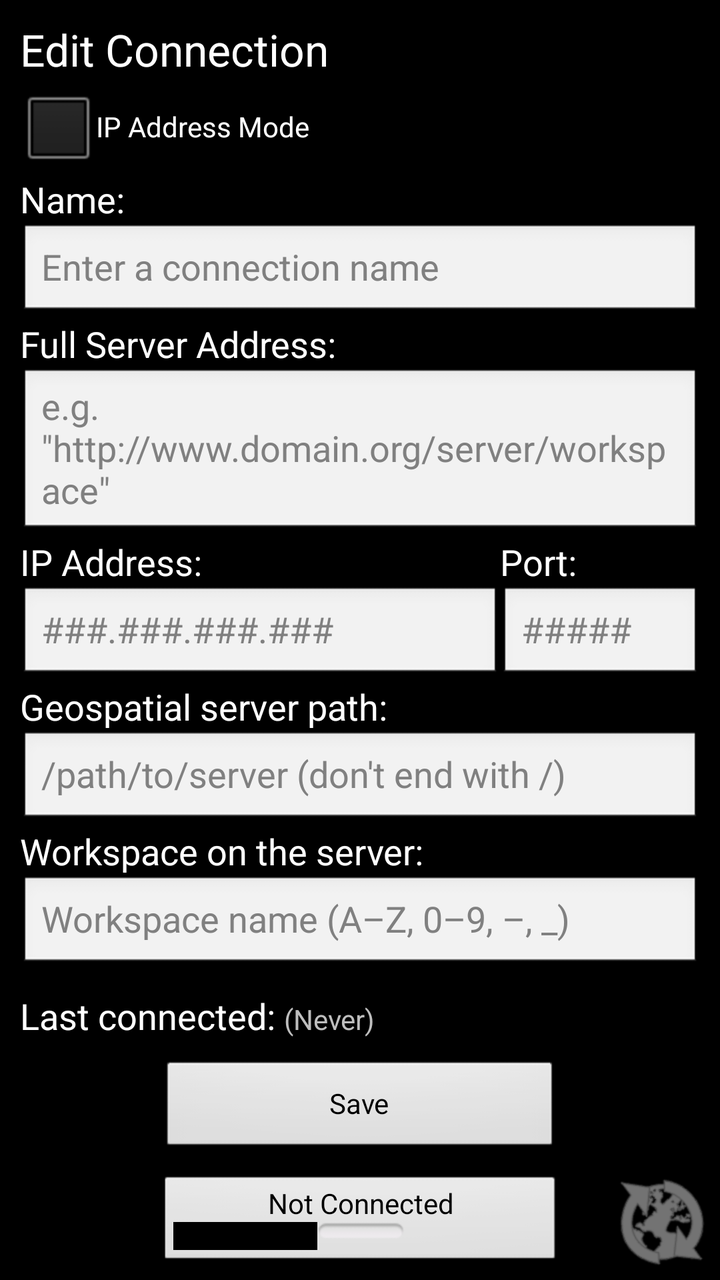
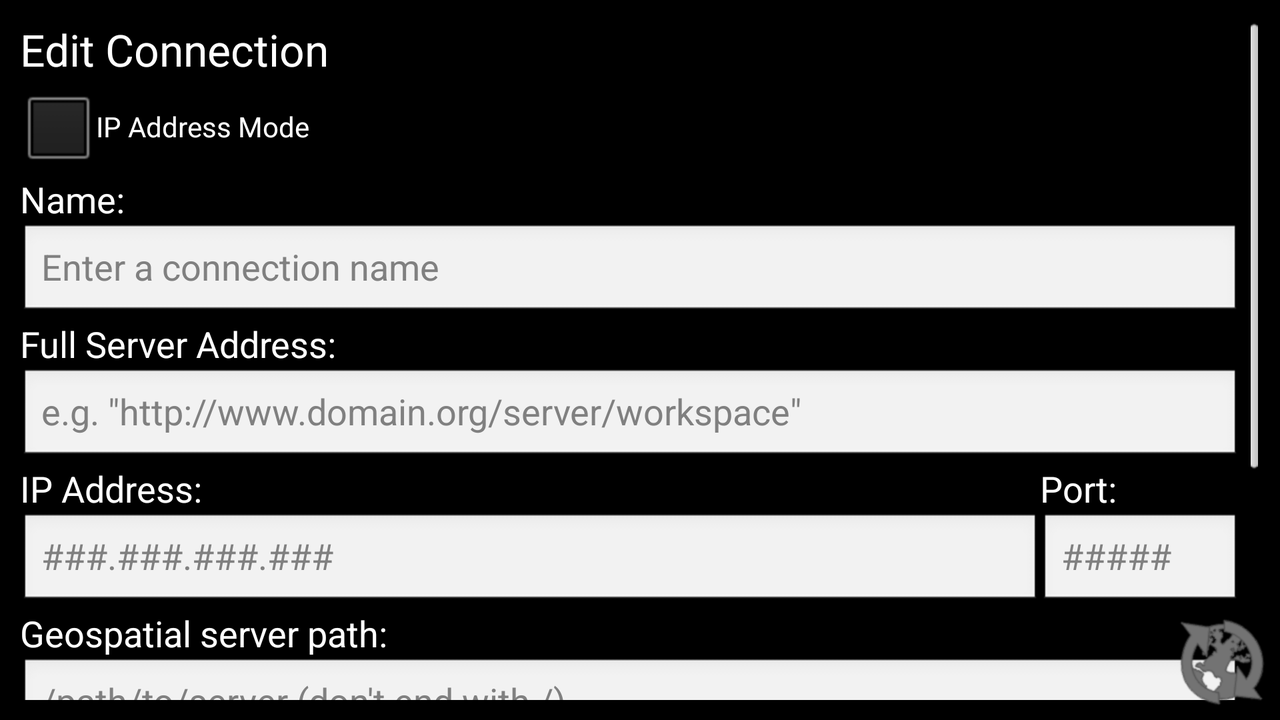

An Android layout and its configuration variant, each rendered on a device that would load it. The default file and the variant file are quoted in full after the pictures.
<!-- AndroidManifest.xml: application theme edcatheme -->
<!-- res/layout/srvedit.xml -->
<?xml version="1.0" encoding="utf-8"?>

<RelativeLayout xmlns:android="http://schemas.android.com/apk/res/android"
	android:id="@+id/srvedit_relativelayout_root"
	android:layout_width="fill_parent"
    android:layout_height="fill_parent" >
    
	<ScrollView
    	android:id="@+id/srvedit_scrollview"
    	android:layout_width="fill_parent"
    	android:layout_height="wrap_content"
    	android:padding="10dp">

		<RelativeLayout
        	android:id="@+id/srvedit_relativelayout_top"
        	android:layout_width="fill_parent"
        	android:layout_height="wrap_content">
        
        	<TextView
            	android:id="@+id/srvedit_textview_title"
            	android:layout_width="wrap_content"
            	android:layout_height="wrap_content"            
            	android:text="@string/srvedit_title_edit"
            	android:textAppearance="?android:attr/textAppearanceLarge" />
        	
        	<CheckBox
            android:id="@+id/srvedit_checkbox_mode"
            android:layout_width="wrap_content"
            android:layout_height="wrap_content"
            android:layout_below="@id/srvedit_textview_title"
            android:text="@string/srvedit_content_head_mode"
            android:checked="false"
            android:onClick="onClickIPAddressMode"
            android:textAppearance="?android:attr/textAppearanceSmall" />
        
        	<TableLayout
            	android:id="@+id/srvedit_table_inputform"
            	android:layout_width="fill_parent"
            	android:layout_height="wrap_content"
            	android:layout_below="@id/srvedit_checkbox_mode"
            	android:stretchColumns="0">
            
            	<TableRow
                	android:id="@+id/tableRow1"
                	android:layout_width="wrap_content"
                	android:layout_height="wrap_content" >

                	<TextView
                    	android:id="@+id/srvedit_textview_name"
                    	android:layout_width="wrap_content"
                    	android:layout_height="wrap_content"
                    	android:layout_span="2"
                    	android:text="@string/srvedit_content_head_name"
                    	android:textAppearance="?android:attr/textAppearanceMedium" />
            	</TableRow>
            
            	<TableRow
                	android:id="@+id/tableRow2"
                	android:layout_width="wrap_content"
					android:layout_height="wrap_content" >

                	<EditText
                    	android:id="@+id/srvedit_edittext_name"
                    	android:layout_width="fill_parent"
                    	android:layout_height="wrap_content"
                    	android:layout_span="2"
                    	android:ems="10"
                    	android:hint="@string/srvedit_edittext_hint_name" />
            	</TableRow>
            	
            	<TableRow
                	android:id="@+id/srvedit_tablerow_simple_head"
                	android:layout_width="wrap_content"
                	android:layout_height="wrap_content" >

                	<TextView
                    	android:id="@+id/srvedit_textview_simple"
                    	android:layout_width="wrap_content"
                    	android:layout_height="wrap_content"
                    	android:layout_span="2"
                    	android:text="@string/srvedit_content_head_simple"
                    	android:textAppearance="?android:attr/textAppearanceMedium" />
            	</TableRow>
            
            	<TableRow
                	android:id="@+id/srvedit_tablerow_simple_edittext"
                	android:layout_width="wrap_content"
                	android:layout_height="wrap_content" >

                	<EditText
                    	android:id="@+id/srvedit_edittext_simple"
                    	android:layout_width="wrap_content"
                    	android:layout_height="wrap_content"
                    	android:layout_span="2"
                    	android:hint="@string/srvedit_edittext_hint_simple" />
            
            	</TableRow>
            
            	<TableRow
                	android:id="@+id/srvedit_tablerow_ipport_head"
                	android:layout_width="wrap_content"
                	android:layout_height="wrap_content">

					<TextView
                    	android:id="@+id/srvedit_textview_ip"
                    	android:layout_width="wrap_content"
                    	android:layout_height="wrap_content"
                    	android:text="@string/srvedit_content_head_ip"
                    	android:textAppearance="?android:attr/textAppearanceMedium" />
					<TextView
                    	android:id="@+id/srvedit_textview_port"
                    	android:layout_width="wrap_content"
                    	android:layout_height="wrap_content"
                    	android:text="@string/srvedit_content_head_port"
                    	android:textAppearance="?android:attr/textAppearanceMedium" />

            	</TableRow>
            
            	<TableRow
	                android:id="@+id/srvedit_tablerow_ipport_edittext"
                	android:layout_width="wrap_content"
                	android:layout_height="wrap_content" >
				
					<EditText
                    	android:id="@+id/srvedit_edittext_ip"
                    	android:layout_width="150dp"
                    	android:layout_height="wrap_content"
                    	android:hint="@string/srvedit_edittext_hint_ip" />
				
					<EditText
                    	android:id="@+id/srvedit_edittext_port"
                    	android:layout_width="100dp"
                    	android:layout_height="wrap_content"
                    	android:hint="@string/srvedit_edittext_hint_port" />
            
            	</TableRow>

            	<TableRow
                	android:id="@+id/srvedit_tablerow_path_head"
                	android:layout_width="wrap_content"
                	android:layout_height="wrap_content" >
				
					<TextView
                    	android:id="@+id/srvedit_textview_path"
                    	android:layout_width="wrap_content"
                    	android:layout_height="wrap_content"
                    	android:layout_span="2"
                    	android:text="@string/srvedit_content_head_path"
                    	android:textAppearance="?android:attr/textAppearanceMedium" />
            
            	</TableRow>
            
            	<TableRow
                	android:id="@+id/srvedit_tablerow_path_edittext"
                	android:layout_width="wrap_content"
                	android:layout_height="wrap_content" >
				
					<EditText
                    	android:id="@+id/srvedit_edittext_path"
                    	android:layout_width="wrap_content"
                    	android:layout_height="wrap_content"
                    	android:layout_span="2"
                    	android:hint="@string/srvedit_edittext_hint_path" />
            
            	</TableRow>
            
            	<TableRow
                	android:id="@+id/srvedit_tablerow_workspace_head"
                	android:layout_width="wrap_content"
                	android:layout_height="wrap_content" >
				
					<TextView
                    	android:id="@+id/srvedit_textview_workspace"
                    	android:layout_width="wrap_content"
                    	android:layout_height="wrap_content"
                    	android:layout_span="2"
                    	android:text="@string/srvedit_content_head_workspace"
                    	android:textAppearance="?android:attr/textAppearanceMedium" />
            
            	</TableRow>
            
            	<TableRow
                	android:id="@+id/srvedit_tablerow_workspace_edittext"
                	android:layout_width="wrap_content"
                	android:layout_height="wrap_content" >
				
                	<EditText
                    	android:id="@+id/srvedit_edittext_workspace"
                    	android:layout_width="wrap_content"
                    	android:layout_height="wrap_content"
                    	android:layout_span="2"
                    	android:hint="@string/srvedit_edittext_hint_workspace" />

            	</TableRow>

        	</TableLayout>

			<LinearLayout
		    	android:id="@+id/srvedit_linearLayout_lastused"
            	android:layout_width="fill_parent"
            	android:layout_height="wrap_content"
            	android:layout_marginTop="10dp"
            	android:layout_below="@id/srvedit_table_inputform" >
            
            	<TextView
                	android:id="@+id/srvedit_textView_lastused_head"
                	android:layout_width="wrap_content"
                	android:layout_height="wrap_content"
                	android:text="@string/srvedit_content_head_lastused"
                	android:textAppearance="?android:attr/textAppearanceMedium" />
            
            	<TextView
                	android:id="@+id/srvedit_textview_lastused_content"
                	android:layout_width="wrap_content"
                	android:layout_height="wrap_content"
                	android:text="@string/srvedit_content_nolastuse"
                	android:textAppearance="?android:attr/textAppearanceSmall" />

			</LinearLayout>
			<RelativeLayout
	    		android:id="@+id/srvedit_relativelayout_buttons"
        		android:layout_width="fill_parent"
        		android:layout_height="wrap_content"
        		android:gravity="center"
        		android:layout_marginTop="10dp"
        		android:layout_below="@id/srvedit_linearLayout_lastused" >
            
        		<Button
            		android:id="@+id/srvedit_button_saveedit"
        			android:layout_width="200dp"
            		android:layout_height="wrap_content"
            		android:text="@string/srvedit_button_save"
            		android:onClick="onClickSaveEdit" />
            
				<ToggleButton
           			android:id="@+id/srvedit_button_connect"
           			android:layout_width="200dp"
           			android:layout_height="wrap_content"
           			android:layout_marginTop="10dp"
           			android:layout_below="@id/srvedit_button_saveedit"
           			android:onClick="onClickConnect"
           			android:textOff="@string/srvedit_button_notconnected"
           			android:textOn="@string/srvedit_button_connected" />
		
			</RelativeLayout>
		</RelativeLayout>
	</ScrollView>
	
	<ImageView
        android:id="@+id/srvedit_webconnection"
        android:layout_width="wrap_content"
        android:layout_height="wrap_content"
        android:background="@drawable/webconnection"
        android:layout_marginBottom="5dp"
        android:layout_marginRight="5dp"
        android:layout_alignParentBottom="true"
        android:layout_alignParentRight="true"
        android:contentDescription="@string/app_webconnection" />
	
</RelativeLayout>
<!-- resources referenced by this layout -->
<resources>
  <!-- drawable webconnection: png bitmap (drawable-hdpi, 3035 bytes) -->
  <string name="app_webconnection">Indicates if the application is accessing or processing web content.</string>
  <string name="srvedit_button_connected">Connected</string>
  <string name="srvedit_button_notconnected">Not Connected</string>
  <string name="srvedit_button_save">Save</string>
  <string name="srvedit_content_head_ip">IP Address:</string>
  <string name="srvedit_content_head_lastused">"Last connected: "</string>
  <string name="srvedit_content_head_mode">IP Address Mode</string>
  <string name="srvedit_content_head_name">Name:</string>
  <string name="srvedit_content_head_path">Geospatial server path:</string>
  <string name="srvedit_content_head_port">Port:</string>
  <string name="srvedit_content_head_simple">Full Server Address:</string>
  <string name="srvedit_content_head_workspace">Workspace on the server:</string>
  <string name="srvedit_content_nolastuse">(Never)</string>
  <string name="srvedit_edittext_hint_ip">###.###.###.###</string>
  <string name="srvedit_edittext_hint_name">Enter a connection name</string>
  <string name="srvedit_edittext_hint_path">"/path/to/server (don't end with /)"</string>
  <string name="srvedit_edittext_hint_port">#####</string>
  <string name="srvedit_edittext_hint_simple">e.g. \"http://www.domain.org/server/workspace\"</string>
  <string name="srvedit_edittext_hint_workspace">Workspace name (A–Z, 0–9, –, _)</string>
  <string name="srvedit_title_edit">Edit Connection</string>
  <style name="edcatheme" parent="@android:style/Theme">
          <item name="android:windowNoTitle">true</item>
          <item name="android:gravity">center</item>
      </style>
</resources>
<!-- res/layout-land/srvedit.xml (the repository's variant of the layout above) -->
<!-- drawn on the phone turned sideways -->
<?xml version="1.0" encoding="utf-8"?>
<RelativeLayout xmlns:android="http://schemas.android.com/apk/res/android"
	android:id="@+id/srvedit_relativelayout_root"
	android:layout_width="fill_parent"
    android:layout_height="fill_parent" >
    
<ScrollView
    android:id="@+id/srvedit_scrollview"
    android:layout_width="fill_parent"
    android:layout_height="wrap_content"
    android:padding="10dp" >
    
    <RelativeLayout
        android:id="@+id/srvedit_relativelayout_top"
        android:layout_width="fill_parent"
        android:layout_height="wrap_content" >
        
        <TextView
            android:id="@+id/srvedit_textview_title"
            android:layout_width="wrap_content"
            android:layout_height="wrap_content"
            android:layout_gravity="center"
            android:text="@string/srvedit_title_edit"
            android:textAppearance="?android:attr/textAppearanceLarge" />

        <CheckBox
            android:id="@+id/srvedit_checkbox_mode"
            android:layout_width="wrap_content"
            android:layout_height="wrap_content"
            android:layout_below="@id/srvedit_textview_title"
            android:text="@string/srvedit_content_head_mode"
            android:checked="false"
            android:onClick="onClickIPAddressMode"
            android:textAppearance="?android:attr/textAppearanceSmall" />

        <TableLayout
            android:id="@+id/srvedit_table_inputform"
            android:layout_width="fill_parent"
            android:layout_height="wrap_content"
            android:layout_below="@id/srvedit_checkbox_mode"
            android:layout_marginRight="10dp"
            android:stretchColumns="0" >

            <TableRow
                android:id="@+id/tableRow1"
                android:layout_width="wrap_content"
                android:layout_height="wrap_content" >

                <TextView
                    android:id="@+id/srvedit_textview_name"
                    android:layout_width="wrap_content"
                    android:layout_height="wrap_content"
                    android:layout_span="2"
                    android:text="@string/srvedit_content_head_name"
                    android:textAppearance="?android:attr/textAppearanceMedium" />
            </TableRow>

            <TableRow
                android:id="@+id/tableRow2"
                android:layout_width="wrap_content"
                android:layout_height="wrap_content" >

                <EditText
                    android:id="@+id/srvedit_edittext_name"
                    android:layout_width="fill_parent"
                    android:layout_height="wrap_content"
                    android:layout_span="2"
                    android:ems="10"
                    android:hint="@string/srvedit_edittext_hint_name" />
            </TableRow>
            
            <TableRow
                android:id="@+id/srvedit_tablerow_simple_head"
                android:layout_width="wrap_content"
                android:layout_height="wrap_content" >

                <TextView
                    android:id="@+id/srvedit_textview_simple"
                    android:layout_width="wrap_content"
                    android:layout_height="wrap_content"
                    android:layout_span="2"
                    android:text="@string/srvedit_content_head_simple"
                    android:textAppearance="?android:attr/textAppearanceMedium" />
            </TableRow>
            
            <TableRow
                android:id="@+id/srvedit_tablerow_simple_edittext"
                android:layout_width="wrap_content"
                android:layout_height="wrap_content" >

                <EditText
                    android:id="@+id/srvedit_edittext_simple"
                    android:layout_width="wrap_content"
                    android:layout_height="wrap_content"
                    android:layout_span="2"
                    android:hint="@string/srvedit_edittext_hint_simple" />
            
            </TableRow>

            <TableRow
                android:id="@+id/srvedit_tablerow_ipport_head"
                android:layout_width="wrap_content"
                android:layout_height="wrap_content" >

                <TextView
                    android:id="@+id/srvedit_textview_ip"
                    android:layout_width="wrap_content"
                    android:layout_height="wrap_content"
                    android:text="@string/srvedit_content_head_ip"
                    android:textAppearance="?android:attr/textAppearanceMedium" />

                <TextView
                    android:id="@+id/srvedit_textview_port"
                    android:layout_width="wrap_content"
                    android:layout_height="wrap_content"
                    android:text="@string/srvedit_content_head_port"
                    android:textAppearance="?android:attr/textAppearanceMedium" />
            </TableRow>

            <TableRow
                android:id="@+id/srvedit_tablerow_ipport_edittext"
                android:layout_width="wrap_content"
                android:layout_height="wrap_content" >

                <EditText
                    android:id="@+id/srvedit_edittext_ip"
                    android:layout_width="150dp"
                    android:layout_height="wrap_content"
                    android:hint="@string/srvedit_edittext_hint_ip" />

                <EditText
                    android:id="@+id/srvedit_edittext_port"
                    android:layout_width="100dp"
                    android:layout_height="wrap_content"
                    android:hint="@string/srvedit_edittext_hint_port" />
            </TableRow>

            <TableRow
                android:id="@+id/srvedit_tablerow_path_head"
                android:layout_width="wrap_content"
                android:layout_height="wrap_content" >

                <TextView
                    android:id="@+id/srvedit_textview_path"
                    android:layout_width="wrap_content"
                    android:layout_height="wrap_content"
                    android:layout_span="2"
                    android:text="@string/srvedit_content_head_path"
                    android:textAppearance="?android:attr/textAppearanceMedium" />
            </TableRow>

            <TableRow
                android:id="@+id/srvedit_tablerow_path_edittext"
                android:layout_width="wrap_content"
                android:layout_height="wrap_content" >

                <EditText
                    android:id="@+id/srvedit_edittext_path"
                    android:layout_width="wrap_content"
                    android:layout_height="wrap_content"
                    android:layout_span="2"
                    android:hint="@string/srvedit_edittext_hint_path" />
            
            </TableRow>
            
            <TableRow
                android:id="@+id/srvedit_tablerow_workspace_head"
                android:layout_width="wrap_content"
                android:layout_height="wrap_content" >

                <TextView
                    android:id="@+id/srvedit_textview_workspace"
                    android:layout_width="wrap_content"
                    android:layout_height="wrap_content"
                    android:layout_span="2"
                    android:text="@string/srvedit_content_head_workspace"
                    android:textAppearance="?android:attr/textAppearanceMedium" />
            </TableRow>
            
            <TableRow
                android:id="@+id/srvedit_tablerow_workspace_edittext"
                android:layout_width="wrap_content"
                android:layout_height="wrap_content" >

				<EditText
                    android:id="@+id/srvedit_edittext_workspace"
                    android:layout_width="wrap_content"
                    android:layout_height="wrap_content"
                    android:layout_span="2"
                    android:hint="@string/srvedit_edittext_hint_workspace" />

            </TableRow>
        </TableLayout>

        <LinearLayout
            android:id="@+id/srvedit_linearLayout_lastused"
            android:layout_width="fill_parent"
            android:layout_height="wrap_content"
            android:layout_below="@id/srvedit_table_inputform"
            android:layout_marginTop="10dp" >

            <TextView
                android:id="@+id/srvedit_textView_lastused_head"
                android:layout_width="wrap_content"
                android:layout_height="wrap_content"
                android:text="@string/srvedit_content_head_lastused"
                android:textAppearance="?android:attr/textAppearanceMedium" />

            <TextView
                android:id="@+id/srvedit_textview_lastused_content"
                android:layout_width="wrap_content"
                android:layout_height="wrap_content"
                android:text="@string/srvedit_content_nolastuse"
                android:textAppearance="?android:attr/textAppearanceSmall" />
        </LinearLayout>
        
        <RelativeLayout
            android:id="@+id/srvedit_relativelayout_buttoncontainer"
            android:layout_width="wrap_content"
            android:layout_height="wrap_content"
            android:layout_below="@id/srvedit_linearLayout_lastused"
            android:layout_centerHorizontal="true" >

            <Button
                android:id="@+id/srvedit_button_saveedit"
                android:layout_width="200dp"
                android:layout_height="wrap_content"
                android:layout_marginTop="10dp"
                android:onClick="onClickSaveEdit"
                android:text="@string/srvedit_button_save" />

            <ToggleButton
                android:id="@+id/srvedit_button_connect"
                android:layout_width="200dp"
                android:layout_height="wrap_content"
                android:layout_marginTop="10dp"
                android:layout_toRightOf="@id/srvedit_button_saveedit"
                android:onClick="onClickConnect"
                android:textOff="@string/srvedit_button_notconnected"
                android:textOn="@string/srvedit_button_connected" />

        </RelativeLayout>

    </RelativeLayout>

</ScrollView>

	<ImageView
        android:id="@+id/srvedit_webconnection"
        android:layout_alignParentRight="true"
        android:layout_alignParentBottom="true"
        android:layout_width="wrap_content"
        android:layout_height="wrap_content"
        android:layout_marginRight="5dp"
        android:layout_marginBottom="5dp"
        android:background="@drawable/webconnection"
        android:contentDescription="@string/app_webconnection" />
</RelativeLayout>
